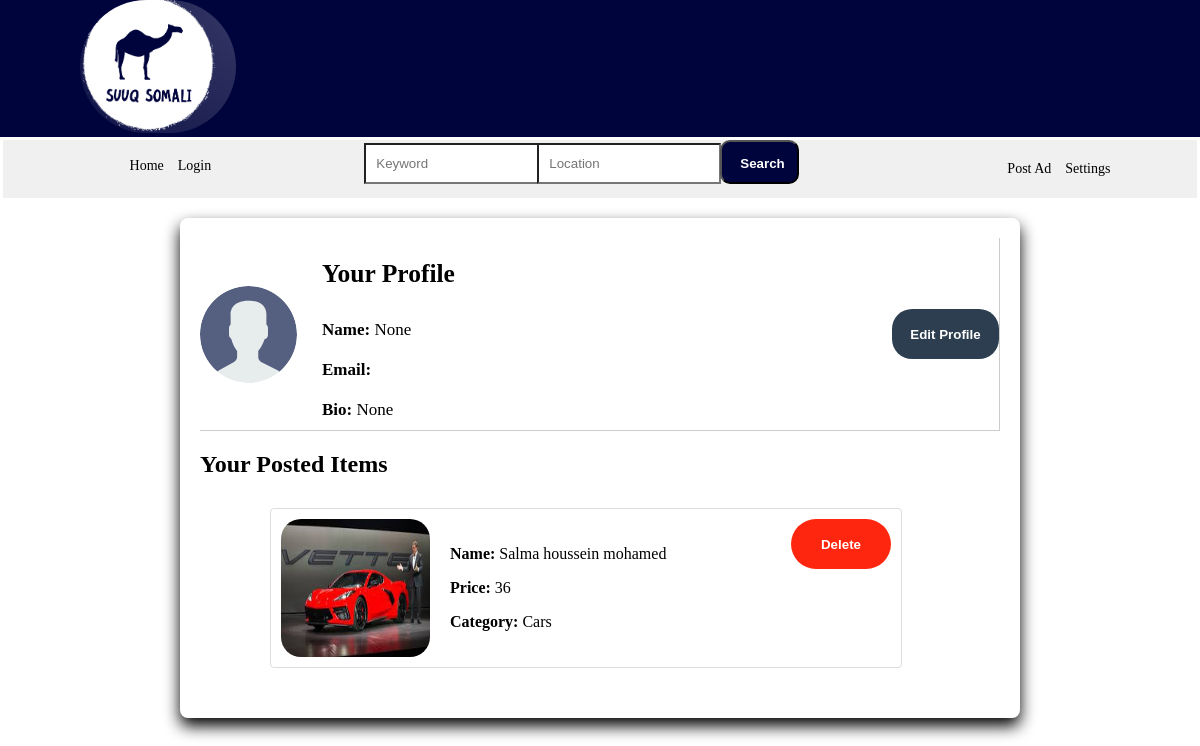
The page /profile/saluumy/ (signed in) on the database as committed earlier.
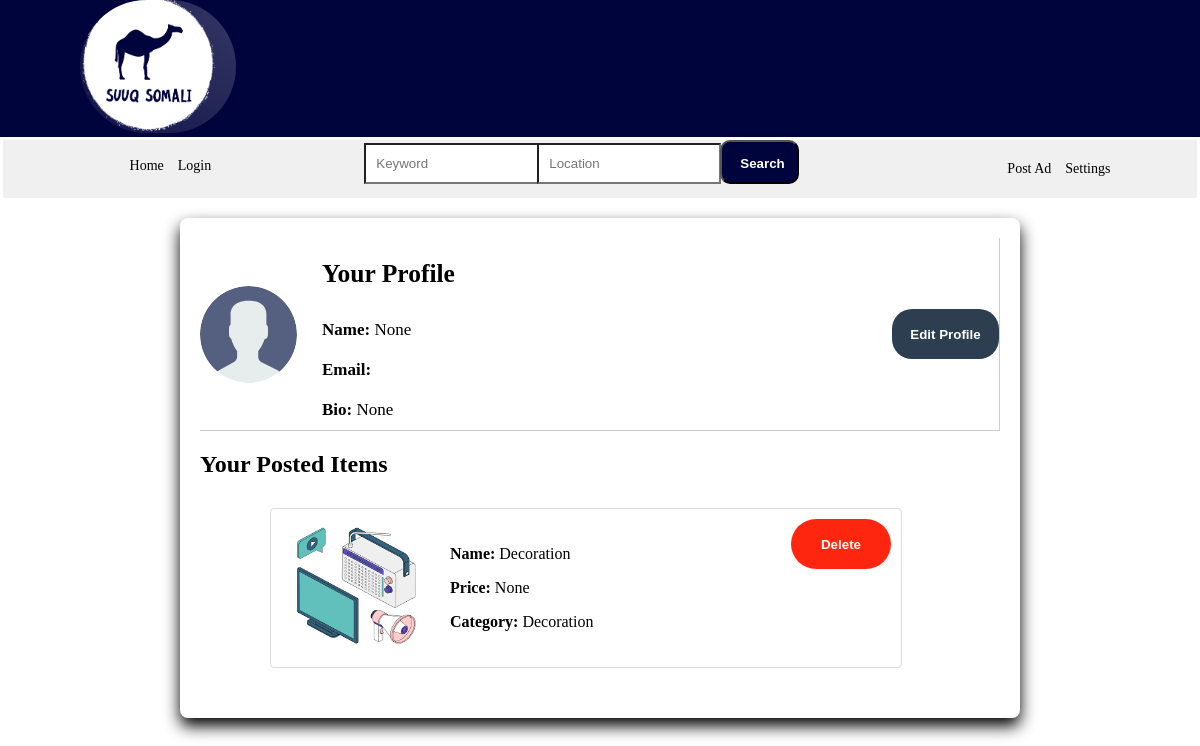
The same page on the database as committed later.
### base/models.py (models this page shows, shortened)
class User(AbstractUser):
    name = models.CharField(max_length=200, null=True)
    email = models.EmailField(max_length=200,unique=True)
    bio = models.TextField(null=True)
    phonenumber = models.CharField(max_length=15, null=True, blank=True)
    location = models.CharField(max_length=200, null=True)
    avatar = models.ImageField(null=True, default="avatar.svg")
    username = models.CharField(
        max_length=150,
        unique=True,
        help_text='',  # Set it to an empty string to remove the help text
    )
    USERNAME_FIELD = 'username'
    REQUIRED_FIELDS = []

class Product(models.Model):
    category = models.ForeignKey(Category, on_delete=models.CASCADE)
    advertiser = models.ForeignKey(User, on_delete=models.CASCADE)
    name = models.CharField(max_length=100)
    description = models.TextField()
    location = models.CharField(max_length=100)
    condition = models.CharField(max_length=100)
    price = models.IntegerField(null=True, blank=True)
    geartype = models.CharField(max_length=100, null=True, blank=True)
    motortype = models.CharField(max_length=100, null=True, blank=True)
    year = models.IntegerField(null=True, blank=True)
    color = models.CharField(max_length=50, null=True, blank=True)
    num_rooms = models.IntegerField(null=True, blank=True)
    num_baths = models.IntegerField(null=True, blank=True)
    updated = models.DateTimeField(auto_now=True)
    created = models.DateTimeField(auto_now_add=True)

class Image(models.Model):
    product = models.ForeignKey(Product, on_delete=models.CASCADE)
    image = models.ImageField(upload_to='product_images')

class Category(models.Model):
    name = models.CharField(max_length=100)
    parent_category = models.ForeignKey('self', null=True, blank=True, related_name='subcategories', on_delete=models.CASCADE)
    image = models.ImageField(upload_to='product_images')
    def __str__(self):
        return self.name

### base/views.py (the view)
# urls.py: path('profile/<str:username>/', views.view_profile, name='view_profile'),
def view_profile(request, username):
    user = get_object_or_404(User, username=username)
    products = Product.objects.filter(advertiser=user)
    return render(request, 'base/profile.html', {'user': user, 'products': products})

### base/templates/base/profile.html (shortened to what this page needs)
{% extends 'main.html' %}
    {% load static %}
    {% block content %}
        <div class="dashboard-container">
            <div class="profile-section">
                <div class="profile-details">
                    {% if user.avatar %}
                        <img src="{{ user.avatar.url }}" class="avatar">
                    {% else %}
                        <img src="{% static 'images/avatar.svg' %}" alt="Default Avatar">
                    {% endif %}
                    <div class="profile-info">
                        <h2>Your Profile</h2>
                        <p><strong>Name:</strong> {{ user.name }}</p>
                        <p><strong>Email:</strong> {{ user.email }}</p>
                        <p><strong>Bio:</strong> {{ user.bio }}</p>
                    </div>
                </div>
                <button class="edit-profile-button"><a href="{% url 'update_profile' user.username %}">Edit Profile</a></button>
            </div>
            <h2>Your Posted Items</h2>
            <div class="product-list">
                {% if products %}
                    <ul>
                        {% for product in products %}
                            {% if request.user == product.advertiser %}
                                <li class="product-item">
                                    <div class="product-dashboard-details">
                                        {% if product.image_set.all %}
                                            <img class="product-dashboard-img" src="{{ product.image_set.first.image.url }}" alt="{{ product.name }}">
                                        {% endif %}
                                        <div>
                                            <p><strong>Name:</strong> {{ product.name }}</p>
                                            <p><strong>Price:</strong> {{ product.price }}</p>
                                            <p><strong>Category:</strong> {{ product.category }}</p>
                                        </div>
                                    </div>
                                    <form method="post" action="{% url 'delete_product' product.id %}" id="delete-form-{{ product.id }}">
                                        <button type="submit" class="delete-button" onclick="confirmDelete('{{ product.id }}')">Delete</button>
                                    </form>
                                </li>
                            {% endif %}
                        {% endfor %}
                        {% else %}
                        <div class="paragraph">
                        <p>No products posted by you.</p></div>
                    {% endif %}
                    </ul>
            </div>
        </div>
    {% endblock %}

### templates/main.html (shortened to what this page needs)
<!DOCTYPE html>
{% load static %}
<html lang="en">
<head>
    <link rel="stylesheet" href="{% static 'styles/style.css' %}" />
    <link rel="stylesheet" href="https://unpkg.com/swiper/swiper-bundle.min.css"/>
    <link rel="stylesheet" href="https://cdnjs.cloudflare.com/ajax/libs/font-awesome/5.15.4/css/all.min.css">
</head>
<body>
    {% include 'navbar.html' %}
    {% block content %}
    {% endblock %}
</body>
</html>

### templates/navbar.html (shortened to what this page needs)
{% load static %}
<div class="logo-container">
    <div class="logo-img">
        <img src="{% static 'images/gobonimo.png' %}" alt="Logo">
    </div>
</div>
<div class="navbar-container">
    <div class="navbar">
        <ul>
            <li><a href="">Home</a></li>
            <li><a href="">Login</a></li>
        </ul>
    </div>
    <form method="GET" action="{% url 'search_products' %}">
    <div class="search-panel">
            <input type="text" name="keyword" id="" placeholder="Keyword">
            <input type="text" name="Location" id="" placeholder="Location">
            <button type="submit">Search</button>
    </div>
</form>
    <div class="navbar-right">
        <ul>
            <li><a href="{% url 'menu' %}">Post Ad</a></li>
            {% if user.is_authenticated %}
                <li class="dropdown">
                    <a href="#" class="dropdown-btn">Settings</a>
                </li>
            {% else %}
                <li><a href="{% url 'login' %}">Login</a></li>
            {% endif %}
        </ul>
    </div>
</div>

### static/styles/style.css (style rules this page uses)
body { margin:0; background-color: #fff; }
.logo-container { margin: 0; background-color: #00043C; }
.logo-img img { width: 13%; height: 133px; border-radius: 200px; margin-left: 80px; }
.navbar-container { display: flex; justify-content: space-around; margin: 3px; background-color: #e7e7e7a1; }
.navbar ul li { list-style-type: none; text-decoration: none; margin: 0; display: inline-block; }
.navbar a { font-family: 'Times New Roman', Times, serif; font-size: 14px; text-decoration: none; padding: 5px; color: #000; }
.search-panel input { display: inline-block; width: 160px; height: 17px; padding: 10px; background-color: #fff; margin-left: -15px; }
.search-panel button { background-color: #00043C; margin-left: -5px; color: #fff; width: 79px; height: 44px; padding: 16px 18px; padding-top: 14px; }
.navbar-right ul li { list-style-type: none; text-decoration: none; margin: 0; display: inline-block; }
.navbar-right a { font-family: 'Times New Roman', Times, serif; font-size: 14px; text-decoration: none; padding: 5px; color: #000; }
.dropdown { position: relative; display: inline-block; }
.dropdown-btn { padding: 14px 16px; text-decoration: none; color: #333; display: inline-block; }
button { width: 130px; height: 50px; border-radius: 10px; font-weight: bolder; background-color: #2C3E5033; }
.dashboard-container { max-width: 800px; margin: 20px auto; background-color: #fff; padding: 20px; border-radius: 8px; box-shadow: 0px 8px 16px 0px rgba(0,0,0,6.2); }
.profile-section { margin-bottom: 20px; display: flex; align-items: center; justify-content: space-between; border-style: solid; border-width: 0px 1px 1px 0px; border-color: #cccccc; }
.profile-details { display: flex; align-items: center; }
.avatar { max-width: 115px; max-height: 97px; margin-right: 25px; border-radius: 57%; }
.profile-info { display: flex; flex-direction: column; font-size: 17px; font-family: 'Times New Roman', Times, serif; }
.profile-info p { margin: 10px 0; width: 280px; }
.edit-profile-button { background-color: #2C3E50; color: #fff; border: none; padding: 8px 12px; border-radius: 20px; cursor: pointer; text-decoration: none; width: 107px; }
.edit-profile-button a { color: #fff; text-decoration: none; }
.product-list { list-style: none; padding: 0; margin:30px; width: 84%; }
.product-item { border: 1px solid #ddd; margin-bottom: 10px; padding: 10px; border-radius: 4px; display: flex; justify-content: space-between; }
.product-dashboard-details { display: flex; align-items: center; flex-grow: 1; }
.product-dashboard-img { width: 149px; height: 138px; border-radius: 4px; margin-right: 20px; border-radius: 20px; }
.delete-button { background-color: #ff260f; color: #fff; border: none; padding: 8px 12px; border-radius: 29px; cursor: pointer; width: 100px; }

Rows that differ between the two databases and show on the page:
removed Product: image_set.first.image (picture), name "Salma houssein mohamed", price "36", category "Cars"
added Product: image_set.first.image (picture), name "Decoration", price "None", category "Decoration"
